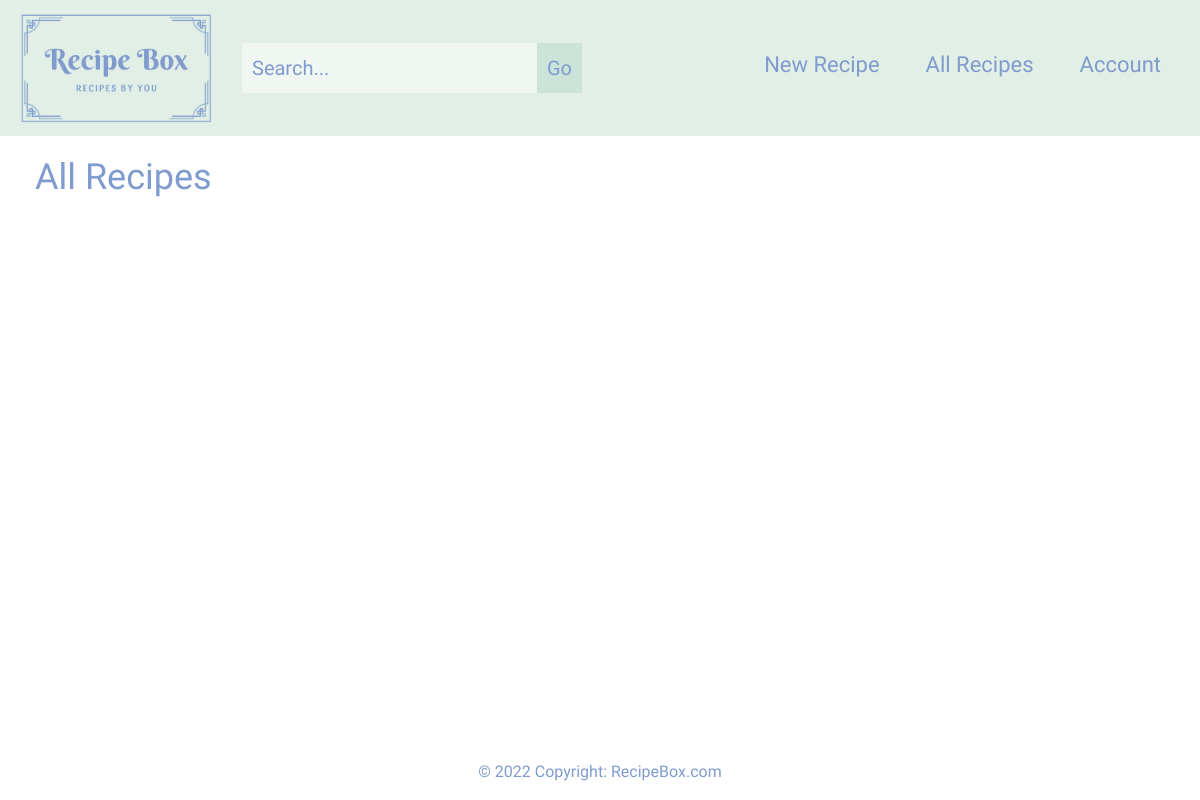
The app's page /all_recipes/ (signed in), older data.
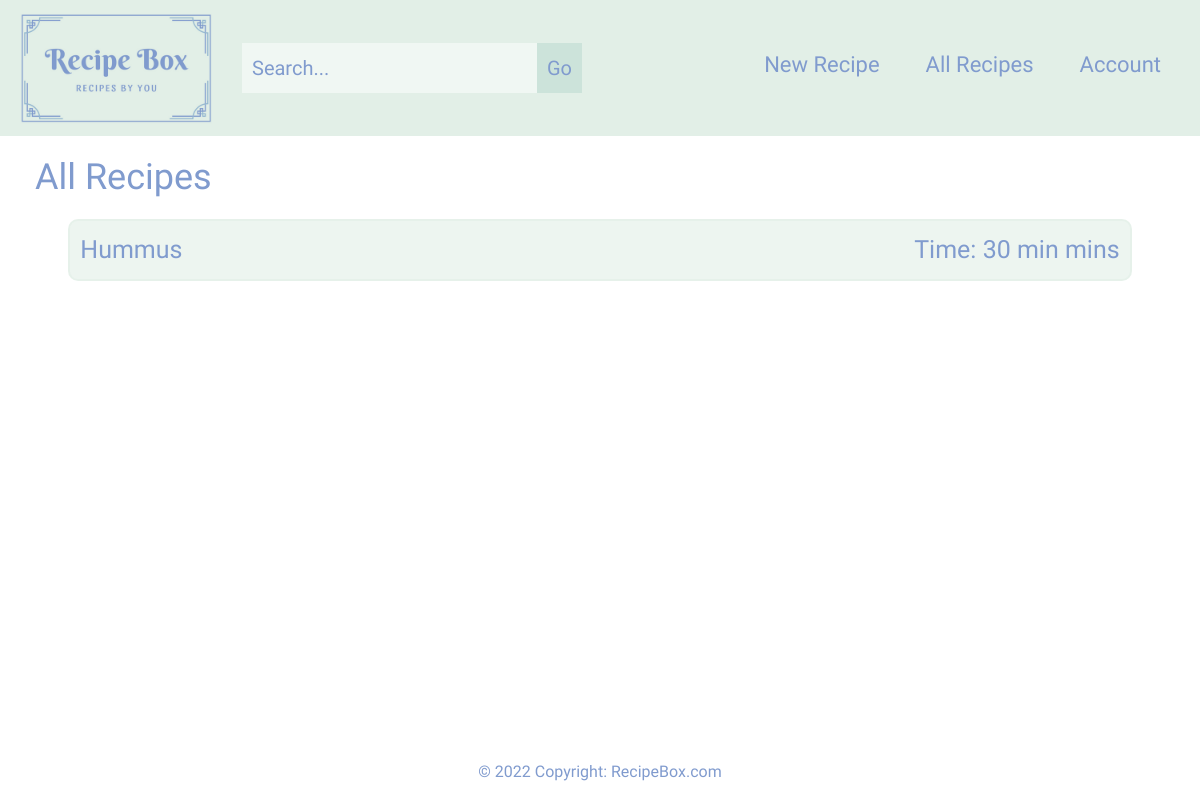
The same page, newer data.
### base/models.py (models this page shows, shortened)
class Recipe(models.Model):
    user = models.ForeignKey(settings.AUTH_USER_MODEL, on_delete=models.CASCADE)
    name = models.CharField(max_length = 150)
    slug = models.SlugField(unique=True, blank=True, null=True)
    time_to_make = models.CharField(max_length = 25, default=0)
    timestamp = models.DateTimeField(auto_now_add=True)
    updated = models.DateTimeField(auto_now=True)
    section = models.ForeignKey(Section, related_name='recipes', on_delete=models.SET_NULL, null=True, blank=True)
    pinned = models.BooleanField(default=False)
    class Meta:
        verbose_name = ('Recipe')
        verbose_name_plural = ('Recipes')
    def get_absolute_url(self):
        return reverse("individual_recipe", kwargs={"title": self.slug})

### base/views.py (the view)
# urls.py: path("all_recipes/", views.all_recipes, name="all_recipes"),
@login_required
def all_recipes(request):
    recipe_qs = Recipe.objects.filter(user=request.user)
    context = {
        "recipe_list": recipe_qs,
    }
    return render(request, "all_recipes.html", context)

### templates/all_recipes.html (shortened to what this page needs)
{% extends "base.html" %}
{% block page_content %}
<section id="all-recipes">
    <h2>All Recipes</h2>
    <div class="row all-recipes-row">
        {% for x in recipe_list %}
        <div class="col-sm-11 all-sections">
            <p class="all-recipes-text"><a class="col-link" href="{{ x.get_absolute_url }}">{{ x.name }}</a></p>
            <p class="all-recipes-text">Time: {{ x.time_to_make }} mins</p>
        </div>
        {% endfor %}
    </div>
</section>
{% endblock %}

Row changes from the older to the newer data that the page shows:
added Recipe: name "Hummus", time_to_make "30 min"
